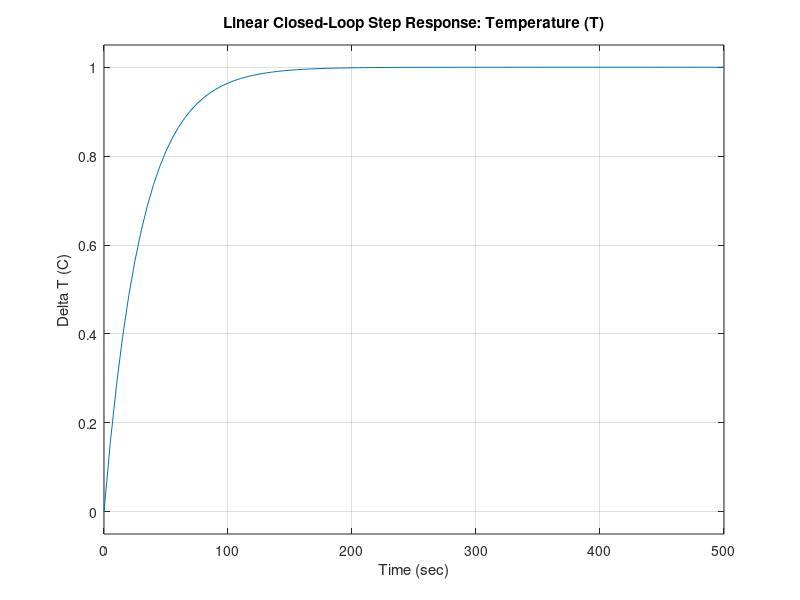
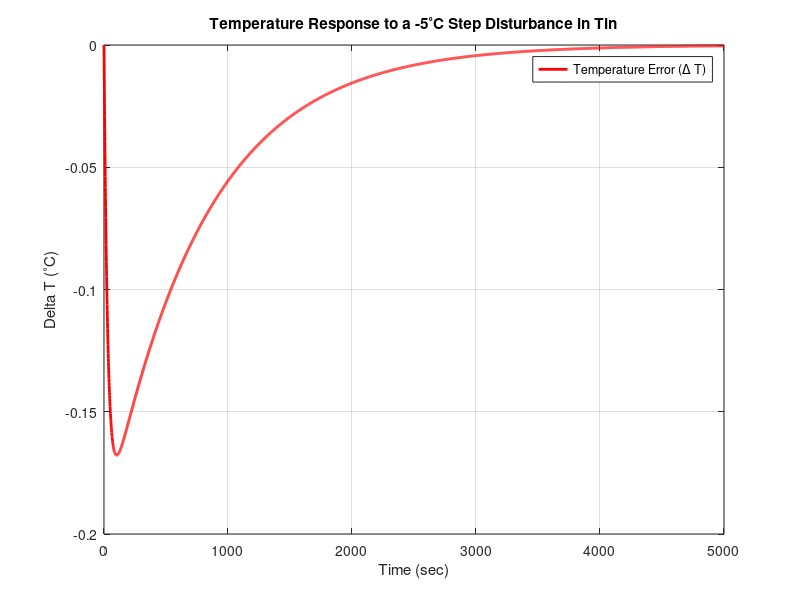

MATLAB code for these plots, in order:
% Industrial Control Project - MIMO Tank Level and Temperature Control
% Author: Fatemeh Sadat Sajed
clear; clc; close all;

%% Step 1: System Parameters & Operating Points
A_tank = 0.785;       % Tank cross-sectional area (m^2)
h0 = 1;               % Operating height (m)
T0 = 50;              % Operating temperature (C)
Tin = 25;             % Inlet water temperature (C)
qin0 = 0.001;         % Operating inlet flow rate (m^3/s)
kv = 0.001;           % Valve constant
inv_rho_Cp = 2.392e-7;% 1 / (rho * Cp)

%% Step 2: Linear Transfer Functions (Continuous Time)
s = tf('s');

G11 = 2000 / (1570*s + 1);
G12 = 0;
G21 = -25000 / (785*s + 1);
G22 = 0.0002392 / (785*s + 1);

G_plant = [G11, G12; G21, G22];

fprintf('--- Open-Loop Transfer Function Matrix G(s) ---\n');
display(G_plant);

%% Step 3: Advanced Decoupler Design (Feedforward Decoupling)
% Since G12 = 0 and G21 ~= 0, we have a one-way coupling.
% We design a decoupler D21(s) to cancel the effect of delta_qin on delta_T.
% Condition: G21(s) + G22(s)*D21(s) = 0  =>  D21(s) = -G21(s) / G22(s)

D21 = - G21 / G22;
D21 = minreal(D21); % Simplify the transfer function

fprintf('--- Designed Decoupler D21(s) ---\n');
display(D21);

%% Step 4: Controller Tuning (PI/PID Design)
% Loop 1: Level Control (G11) using a PI Controller
% Desired closed-loop settling time ~ 300 seconds, no overshoot
Target_Tau1 = 60; 
Kp_level = 1570 / (2000 * Target_Tau1);
Ki_level = 1 / (2000 * Target_Tau1);
C_level = Kp_level + Ki_level/s;

% Loop 2: Temperature Control (G22) using a PI Controller
% Desired closed-loop settling time ~ 150 seconds
Target_Tau2 = 30;
Kp_temp = 785 / (0.0002392 * Target_Tau2);
Ki_temp = 1 / (0.0002392 * Target_Tau2);
C_temp = Kp_temp + Ki_temp/s;

fprintf('--- Controller Parameters ---\n');
fprintf('Level Controller: Kp = %f, Ki = %f\n', Kp_level, Ki_level);
fprintf('Temp Controller:  Kp = %f, Ki = %f\n', Kp_temp, Ki_temp);

%% Step 5: Closed-Loop Simulation (Linear Ideal Case)
% Ideal decoupled complementary sensitivity functions
T_level = minreal((C_level*G11) / (1 + C_level*G11));
T_temp = minreal((C_temp*G22) / (1 + C_temp*G22));

% Plot Linear Closed-Loop Step Response
figure('Name', 'Closed-Loop Ideal Response', 'NumberTitle', 'off');
subplot(2,1,1);
step(T_level, 500);
grid on;
title('Linear Closed-Loop Step Response: Level (h)');
xlabel('Time (sec)'); ylabel('Delta h (m)');

subplot(2,1,2);
step(T_temp, 500);
grid on;
title('Linear Closed-Loop Step Response: Temperature (T)');
xlabel('Time (sec)'); ylabel('Delta T (C)');


%% Step 6: Define Plant with Disturbance Input
% New Input Vector: U = [Delta_qin; Delta_Qh; Delta_Tin]
% Transfer function from Delta_Tin to Delta_h is 0
% Transfer function from Delta_Tin to Delta_T is G23(s) = qin0 / (A_tank*h0*s + qin0)

G23 = qin0 / (A_tank * h0 * s + qin0);

% Closed-loop response to a step disturbance in Tin (e.g., Delta_Tin = -5 Degrees)
% We analyze how the Temperature Controller (C_temp) rejects this disturbance
T_dist_to_Temp = minreal(G23 / (1 + C_temp * G22));

%% Step 7: Simulate and Plot Disturbance Response
t_sim = 0:1:5000;
dist_amplitude = -5; % Inlet water suddenly drops by 5 degrees Celsius
[y_dist, t_out] = step(T_dist_to_Temp, t_sim);

figure('Name', 'Disturbance Rejection Analysis', 'NumberTitle', 'off');
plot(t_out, y_dist * dist_amplitude, 'r', 'LineWidth', 2);
grid on;
title('Temperature Response to a -5^{\circ}C Step Disturbance in Tin');
xlabel('Time (sec)');
ylabel('Delta T (^{\circ}C)');
legend('Temperature Error (\Delta T)');
